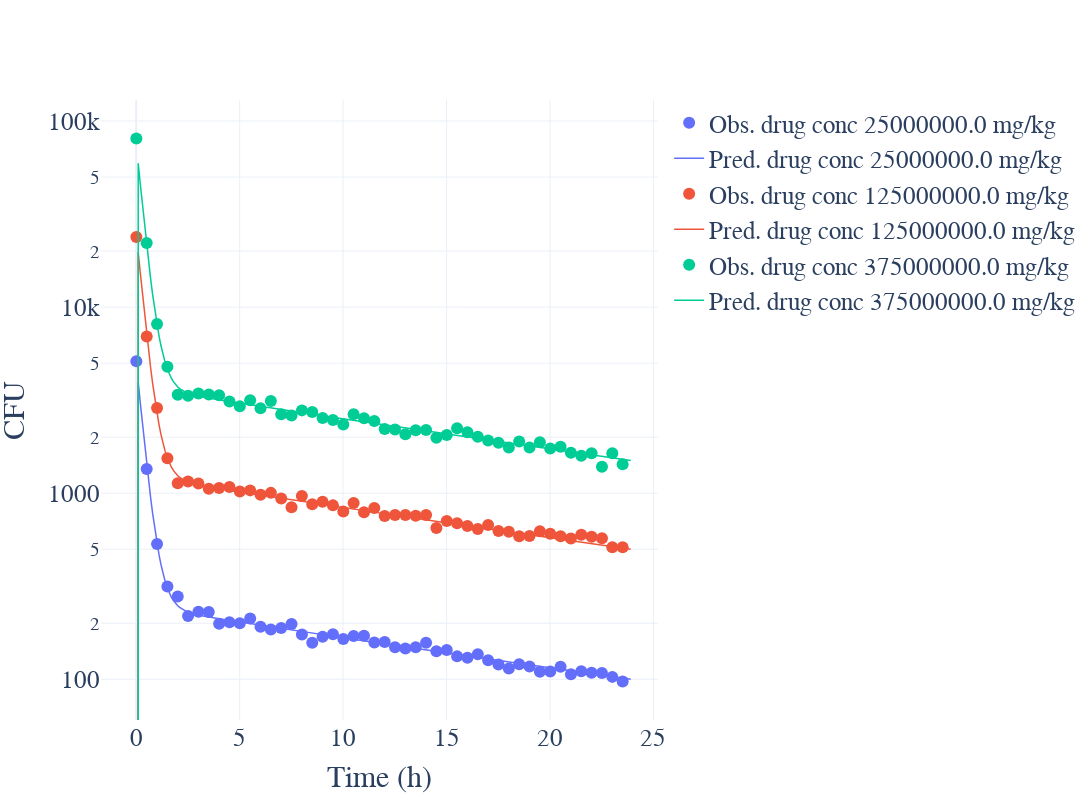

Source (notebook cell):
### Code cell
time_test = np.arange(0, 24, 0.1)    

# Plot the results
pop_vs_time_fig = go.Figure()
for i in range(len(drug_conc)):
    plotting_conc = drug_conc[i]
    pop_vs_time_fig.add_trace(go.Scatter(
        x = times,
        y = values[i],
        name = 'Obs. drug conc %s mg/kg' %(str(drug_conc[i])),
        showlegend = True,
        mode = 'markers',
        marker = dict(size = 12, color = colorlist[i])
    ))
    pop_vs_time_fig.add_trace(go.Scatter(
        x = time_test,
        y = np.transpose(model.simulate(found_parameters, time_test))[i],
        name = 'Pred. drug conc %s mg/kg' %(str(drug_conc[i])),
        showlegend = True,
        mode = 'lines',
        line=dict(width = 1.5, color=colorlist[i])
    ))
pop_vs_time_fig.update_layout(height=800, width=1200,xaxis_title = 'Time (h)', yaxis_title='CFU', yaxis_type = 'log',template="plotly_white", font = dict(size = 25, family = 'Times New Roman'))

### Figure 1 — Plotly figure (JSON) as saved in the notebook; plotly's stock layout.template omitted (floating-point values rounded to 4 significant figures; data arrays with more than 128 entries replaced by an {"elided": "..."} marker saying what was removed)
{"data": [{"marker": {"color": "#636EFA", "size": 12}, "mode": "markers", "name": "Obs. drug conc 25000000.0 mg/kg", "showlegend": true, "type": "scatter", "x": [0.01, 0.51, 1.01, 1.51, 2.01, 2.51, 3.01, 3.51, 4.01, 4.51, 5.01, 5.51, 6.01, 6.51, 7.01, 7.51, 8.01, 8.51, 9.01, 9.51, 10.01, 10.51, 11.01, 11.51, 12.01, 12.51, 13.01, 13.51, 14.01, 14.51, 15.01, 15.51, 16.01, 16.51, 17.01, 17.51, 18.01, 18.51, 19.01, 19.51, 20.01, 20.51, 21.01, 21.51, 22.01, 22.51, 23.01, 23.51], "y": [5111.0, 1347.0, 533.4, 315.2, 278.2, 218.9, 230.6, 229.8, 198.7, 202.3, 200.2, 211.9, 191.6, 184.9, 188.9, 198.3, 174.2, 157.3, 169.3, 174.6, 164.5, 170.8, 171.5, 157.6, 158.4, 148.7, 146.2, 148.8, 157.1, 141.6, 143.6, 132.8, 130.6, 136.4, 126.5, 120.2, 114.2, 120.4, 117.3, 109.6, 110.2, 116.7, 106.5, 110.3, 108.3, 108.2, 103.0, 97.29]}, {"line": {"color": "#636EFA", "width": 1.5}, "mode": "lines", "name": "Pred. drug conc 25000000.0 mg/kg", "showlegend": true, "type": "scatter", "x": {"elided": "240 float values"}, "y": {"elided": "240 float values"}}, {"marker": {"color": "#EF553B", "size": 12}, "mode": "markers", "name": "Obs. drug conc 125000000.0 mg/kg", "showlegend": true, "type": "scatter", "x": [0.01, 0.51, 1.01, 1.51, 2.01, 2.51, 3.01, 3.51, 4.01, 4.51, 5.01, 5.51, 6.01, 6.51, 7.01, 7.51, 8.01, 8.51, 9.01, 9.51, 10.01, 10.51, 11.01, 11.51, 12.01, 12.51, 13.01, 13.51, 14.01, 14.51, 15.01, 15.51, 16.01, 16.51, 17.01, 17.51, 18.01, 18.51, 19.01, 19.51, 20.01, 20.51, 21.01, 21.51, 22.01, 22.51, 23.01, 23.51], "y": [23780.0, 6945.0, 2873.0, 1542.0, 1131.0, 1156.0, 1127.0, 1058.0, 1065.0, 1079.0, 1021.0, 1035.0, 981.1, 1004.0, 935.2, 841.4, 966.1, 871.6, 899.3, 860.2, 797.1, 885.2, 789.4, 831.8, 754.6, 763.6, 762.5, 757.1, 764.4, 650.4, 709.1, 689.8, 666.6, 641.5, 675.3, 626.8, 621.1, 586.7, 588.4, 624.0, 605.7, 587.5, 570.3, 598.4, 583.2, 572.0, 512.4, 513.0]}, {"line": {"color": "#EF553B", "width": 1.5}, "mode": "lines", "name": "Pred. drug conc 125000000.0 mg/kg", "showlegend": true, "type": "scatter", "x": {"elided": "240 float values"}, "y": {"elided": "240 float values"}}, {"marker": {"color": "#00CC96", "size": 12}, "mode": "markers", "name": "Obs. drug conc 375000000.0 mg/kg", "showlegend": true, "type": "scatter", "x": [0.01, 0.51, 1.01, 1.51, 2.01, 2.51, 3.01, 3.51, 4.01, 4.51, 5.01, 5.51, 6.01, 6.51, 7.01, 7.51, 8.01, 8.51, 9.01, 9.51, 10.01, 10.51, 11.01, 11.51, 12.01, 12.51, 13.01, 13.51, 14.01, 14.51, 15.01, 15.51, 16.01, 16.51, 17.01, 17.51, 18.01, 18.51, 19.01, 19.51, 20.01, 20.51, 21.01, 21.51, 22.01, 22.51, 23.01, 23.51], "y": [80560.0, 22120.0, 8108.0, 4778.0, 3379.0, 3337.0, 3434.0, 3396.0, 3365.0, 3111.0, 2928.0, 3155.0, 2856.0, 3126.0, 2657.0, 2615.0, 2787.0, 2732.0, 2539.0, 2474.0, 2339.0, 2658.0, 2528.0, 2442.0, 2212.0, 2202.0, 2077.0, 2180.0, 2185.0, 1988.0, 2054.0, 2231.0, 2125.0, 2010.0, 1920.0, 1866.0, 1761.0, 1895.0, 1761.0, 1878.0, 1738.0, 1777.0, 1649.0, 1589.0, 1638.0, 1389.0, 1641.0, 1430.0]}, {"line": {"color": "#00CC96", "width": 1.5}, "mode": "lines", "name": "Pred. drug conc 375000000.0 mg/kg", "showlegend": true, "type": "scatter", "x": {"elided": "240 float values"}, "y": {"elided": "240 float values"}}], "layout": {"font": {"family": "Times New Roman", "size": 25}, "height": 800, "width": 1200, "xaxis": {"title": {"text": "Time (h)"}}, "yaxis": {"title": {"text": "CFU"}, "type": "log"}}}
